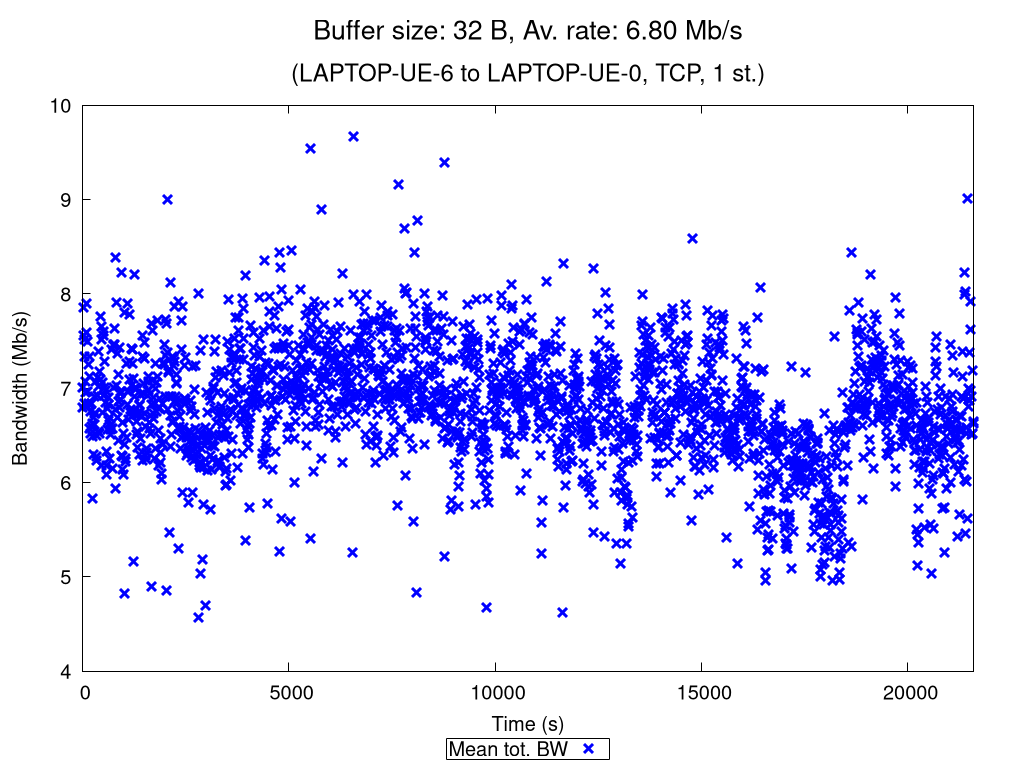

Reproduce this figure in gnuplot.
set terminal pngcairo nocrop enhanced size 1024,768 font "Verdana,15"
set output "TCP_1_st_2020_10_29_09-52-50_two2one_00032B.png"

set title "{/=20 Buffer size: 32 B, Av. rate: 6.80 Mb/s}\n\n{/=18 (LAPTOP-UE-6 to LAPTOP-UE-0, TCP, 1 st.)}"

set xlabel "Time (s)"
set ylabel "Bandwidth (Mb/s)"
set ytics nomirror
set key bmargin center horizontal box samplen 1 width -1
set bmargin 4.6
set rmargin 4.5

rf = 1000000.0  # rate factor
set style fill transparent solid 0.2 noborder
set autoscale xfix
plot "TCP_1_st_2020_10_29_09-52-50_two2one_00032B_iperf_processed.dat" using 1:($2/rf-$3/rf):($2/rf+$3/rf) with filledcurves lc rgb "blue" notitle, \
     "" using 1:($2/rf) with points pt 2 ps 1.5 lw 3 lc rgb "blue" title "Mean tot. BW", \
